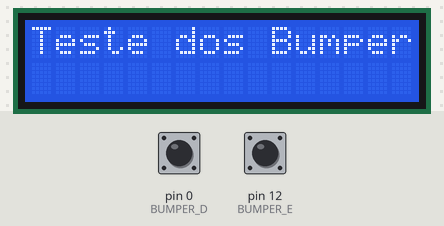
Simulated run of this sketch. Board: Arduino Uno, built with avr-gcc and run on an emulated ATmega328P. On the bench: 16×2 character LCD. The inputs (shaded band) are chosen by the test bench; at power-on: pin 0 (BUMPER_D) HIGH, pin 12 (BUMPER_E) HIGH.

Above: at 1.2 s.
1.3 s: pin 0 (BUMPER_D) pulled LOW for 0.15 s
At 1.37 s:
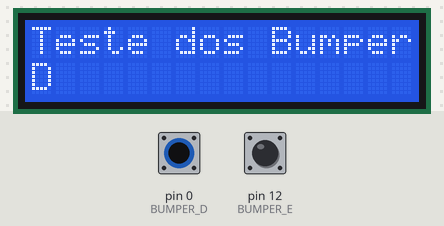
2.9 s: pin 12 (BUMPER_E) pulled LOW for 0.15 s
At 2.97 s:
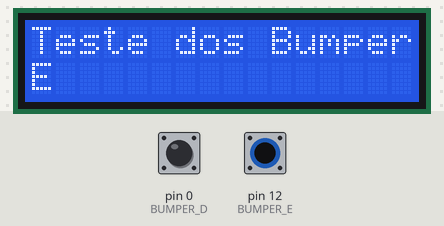
4.5 s: pin 12 (BUMPER_E) pulled LOW for 3.2 s
9.2 s: pin 0 (BUMPER_D) pulled LOW for 3.2 s
At 9.9 s:
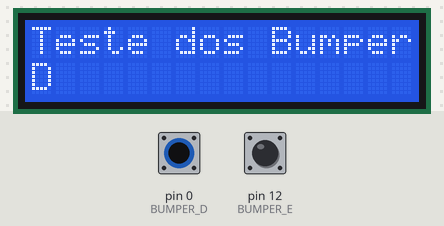
13.9 s: pin 0 (BUMPER_D) driven LOW and pin 12 (BUMPER_E) driven LOW
At 14.8 s:
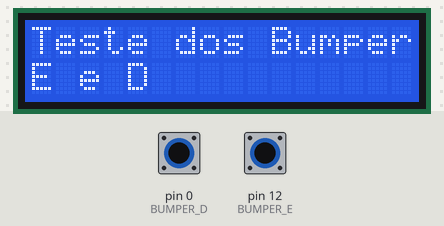
15.4 s: pin 12 (BUMPER_E) driven HIGH
At 15.8 s:
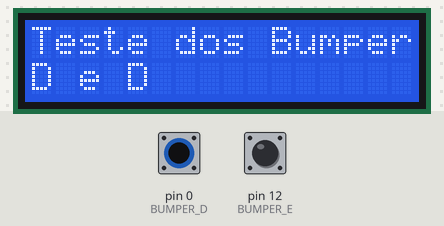
Timing chart, 0 to 17.9 s (numbered marks = the images above; inputs shaded):
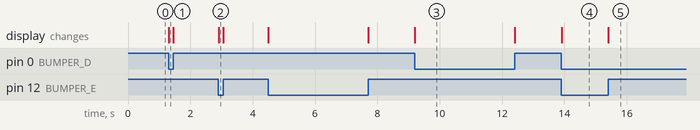

The sketch:

BumpersLCD.ino
```cpp
/**
 * Este programa testa o funcionamento dos dois bumpers do robô.
 *
 * O programa escreve o LCD as letras E, D ou ambas, indicando qual
 * ou quais os bumpers ativados.
 */

#include <LiquidCrystal_I2C.h>  // Biblioteca para o controlo do LCD.

const int BUMPER_E = 12;  // O bumper da esquerda está ligado à porta 12.
const int BUMPER_D = 0;   // O bumper da direita está ligado à porta 0.

// Objeto do LCD.
LiquidCrystal_I2C lcd(0x27, 16, 2); // LCD com endereço 0x27, 16 colunas e 2 linhas.

void setup() {
  // Inicialização do LCD
  lcd.init();
  lcd.backlight();
  lcd.noAutoscroll();
  lcd.home();
  lcd.print("Teste dos Bumpers");

  // Configuração das portas dos bumpers para input com pullup.
  pinMode(BUMPER_E, INPUT_PULLUP);
  pinMode(BUMPER_D, INPUT_PULLUP);
}

void loop() {
  lcd.setCursor(0, 1);

  if (digitalRead(BUMPER_E) == LOW && digitalRead(BUMPER_D) == LOW) { // Ambos os bumpers estão premidos.
    lcd.print("E e D");
  }
  else if (digitalRead(BUMPER_E) == LOW) { // O bumper da esquerda está premido.
    lcd.print("E");
  }
  else if (digitalRead(BUMPER_D) == LOW) { // O bumper da direita está premido.
    lcd.print("D");
  }
  else {
    lcd.print("     ");  // Nenhum bumper está premido.
  }
}
```

Measured:
- after the input at 1.3 s, the display: changes at once (image 1)
- after the input at 2.9 s, the display: changes at once (image 2)
- after the input at 9.2 s, the display: changes at once (image 3)
- after the input at 13.9 s, the display: changes at once (image 4)
- after the input at 15.4 s, the display: changes at once (image 5)
